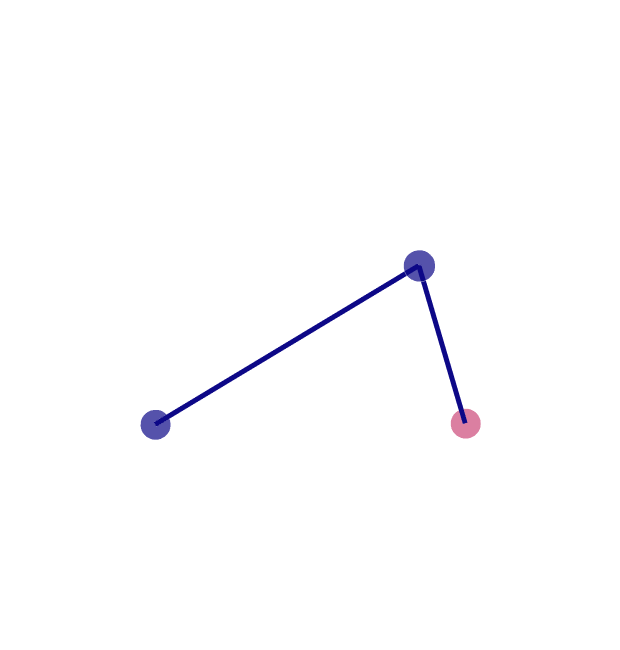

The code cell stored with this chart in its notebook:
### Code cell
gm.plotly_molecular_graph(graph)

### Figure 1 — Plotly figure (JSON) as saved in the notebook; plotly's stock layout.template omitted (floating-point values rounded to 4 significant figures)
{"data": [{"hoverinfo": "text+x+y+z", "marker": {"color": [[0.05038, 0.0298, 0.528, 1], [0.05038, 0.0298, 0.528, 1], [0.7982, 0.2802, 0.4695, 1]], "opacity": 0.7, "size": [21, 22, 21], "symbol": "circle"}, "mode": "markers", "text": ["C:0", "C:1", "N:2"], "type": "scatter3d", "x": [0.9862, -0.2052, -1.42], "y": [-0.257, 0.2236, 0.2357], "z": [-0.1905, 0.6206, -0.1847]}, {"hoverinfo": "text", "line": {"color": [[0.05038, 0.0298, 0.528, 1], [0.05038, 0.0298, 0.528, 1], [0.05038, 0.0298, 0.528, 1], [0.05038, 0.0298, 0.528, 1], [0.05038, 0.0298, 0.528, 1], [0.05038, 0.0298, 0.528, 1]], "width": 10}, "mode": "lines", "text": ["bond", "bond", "bond", "bond", "bond", "bond"], "type": "scatter3d", "x": [0.9862, -0.2052, null, -0.2052, -1.42, null], "y": [-0.257, 0.2236, null, 0.2236, 0.2357, null], "z": [-0.1905, 0.6206, null, 0.6206, -0.1847, null]}], "layout": {"height": 650, "margin": {"t": 100}, "scene": {"xaxis": {"showbackground": false, "showgrid": false, "showline": false, "showticklabels": false, "title": {"text": ""}, "zeroline": false}, "yaxis": {"showbackground": false, "showgrid": false, "showline": false, "showticklabels": false, "title": {"text": ""}, "zeroline": false}, "zaxis": {"showbackground": false, "showgrid": false, "showline": false, "showticklabels": false, "title": {"text": ""}, "zeroline": false}}, "showlegend": false, "width": 620}}
